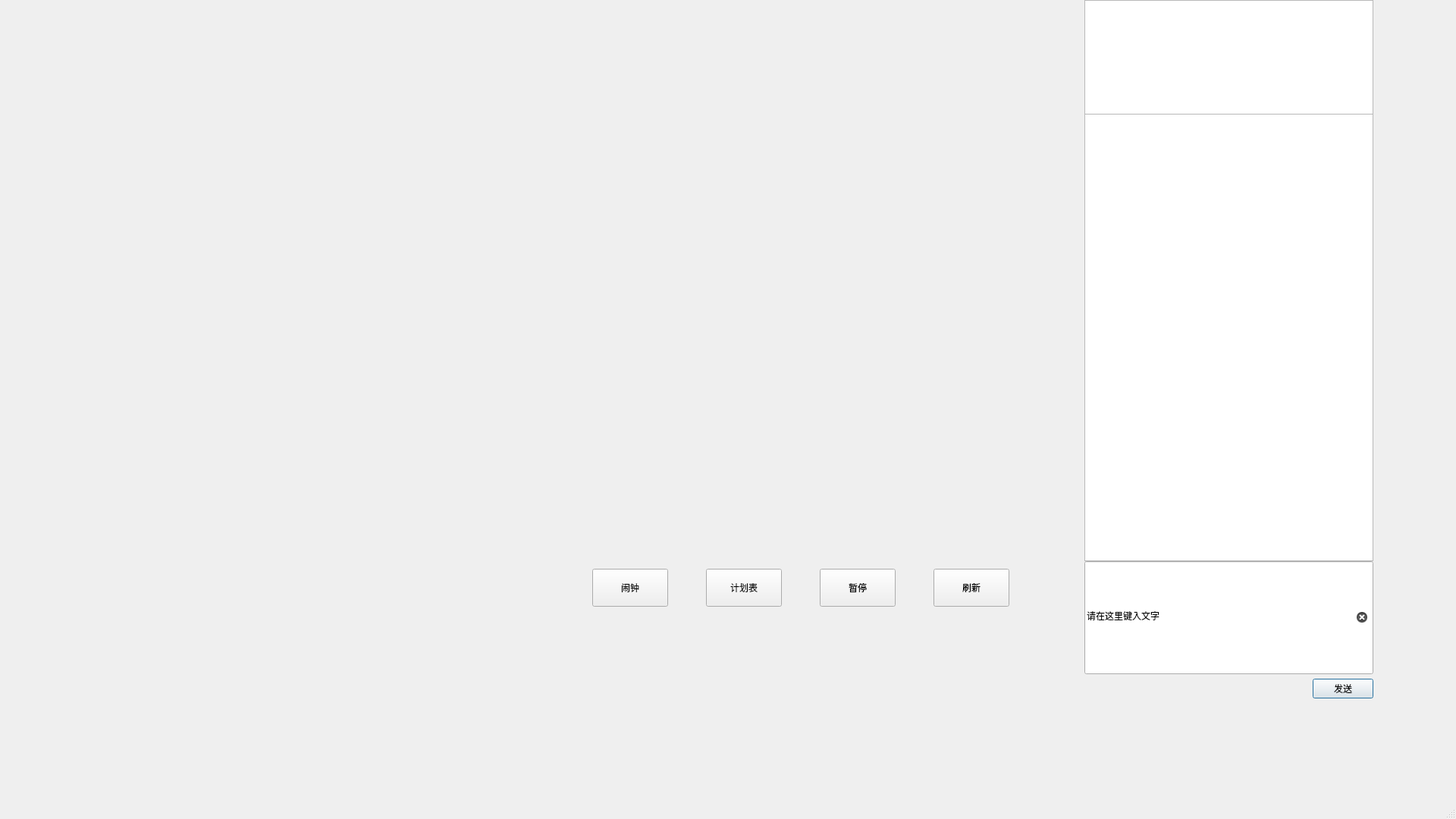
<?xml version="1.0" encoding="UTF-8"?>
<ui version="4.0">
 <class>MainStudyRoom</class>
 <widget class="QMainWindow" name="MainStudyRoom">
  <property name="geometry">
   <rect>
    <x>0</x>
    <y>0</y>
    <width>1920</width>
    <height>1080</height>
   </rect>
  </property>
  <property name="windowTitle">
   <string>MainWindow</string>
  </property>
  <property name="styleSheet">
   <string notr="true">#centralwidget{background-image: url(:/image/backgronund.png)}</string>
  </property>
  <widget class="QWidget" name="centralwidget">
   <widget class="QWidget" name="gridLayoutWidget">
    <property name="geometry">
     <rect>
      <x>1430</x>
      <y>740</y>
      <width>381</width>
      <height>181</height>
     </rect>
    </property>
    <layout class="QGridLayout" name="gridLayout" rowstretch="3,0">
     <item row="1" column="1">
      <widget class="QPushButton" name="pushButton">
       <property name="sizePolicy">
        <sizepolicy hsizetype="Minimum" vsizetype="Preferred">
         <horstretch>0</horstretch>
         <verstretch>0</verstretch>
        </sizepolicy>
       </property>
       <property name="text">
        <string>发送</string>
       </property>
       <property name="checkable">
        <bool>false</bool>
       </property>
       <property name="default">
        <bool>true</bool>
       </property>
       <property name="flat">
        <bool>false</bool>
       </property>
      </widget>
     </item>
     <item row="1" column="0">
      <spacer name="horizontalSpacer">
       <property name="orientation">
        <enum>Qt::Horizontal</enum>
       </property>
       <property name="sizeHint" stdset="0">
        <size>
         <width>40</width>
         <height>20</height>
        </size>
       </property>
      </spacer>
     </item>
     <item row="0" column="0" colspan="2">
      <widget class="QLineEdit" name="lineEdit">
       <property name="sizePolicy">
        <sizepolicy hsizetype="Expanding" vsizetype="Preferred">
         <horstretch>0</horstretch>
         <verstretch>0</verstretch>
        </sizepolicy>
       </property>
       <property name="focusPolicy">
        <enum>Qt::StrongFocus</enum>
       </property>
       <property name="contextMenuPolicy">
        <enum>Qt::ActionsContextMenu</enum>
       </property>
       <property name="text">
        <string>请在这里键入文字</string>
       </property>
       <property name="frame">
        <bool>true</bool>
       </property>
       <property name="echoMode">
        <enum>QLineEdit::Normal</enum>
       </property>
       <property name="cursorPosition">
        <number>8</number>
       </property>
       <property name="cursorMoveStyle">
        <enum>Qt::LogicalMoveStyle</enum>
       </property>
       <property name="clearButtonEnabled">
        <bool>true</bool>
       </property>
      </widget>
     </item>
    </layout>
   </widget>
   <widget class="QWidget" name="verticalLayoutWidget_2">
    <property name="geometry">
     <rect>
      <x>1430</x>
      <y>149</y>
      <width>381</width>
      <height>591</height>
     </rect>
    </property>
    <layout class="QVBoxLayout" name="verticalLayout_2">
     <item>
      <widget class="QListWidget" name="listWidget">
       <property name="frameShape">
        <enum>QFrame::StyledPanel</enum>
       </property>
       <property name="frameShadow">
        <enum>QFrame::Sunken</enum>
       </property>
       <property name="lineWidth">
        <number>5</number>
       </property>
      </widget>
     </item>
    </layout>
   </widget>
   <widget class="QWidget" name="verticalLayoutWidget_3">
    <property name="geometry">
     <rect>
      <x>1430</x>
      <y>0</y>
      <width>381</width>
      <height>151</height>
     </rect>
    </property>
    <layout class="QVBoxLayout" name="verticalLayout_3">
     <item>
      <widget class="QListView" name="listView"/>
     </item>
    </layout>
   </widget>
   <widget class="QWidget" name="gridLayoutWidget_2">
    <property name="geometry">
     <rect>
      <x>110</x>
      <y>0</y>
      <width>1221</width>
      <height>731</height>
     </rect>
    </property>
    <layout class="QGridLayout" name="gridLayout_2"/>
   </widget>
   <widget class="QWidget" name="gridLayoutWidget_3">
    <property name="geometry">
     <rect>
      <x>110</x>
      <y>730</y>
      <width>1221</width>
      <height>181</height>
     </rect>
    </property>
    <layout class="QGridLayout" name="gridLayout_3">
     <property name="topMargin">
      <number>20</number>
     </property>
     <property name="horizontalSpacing">
      <number>50</number>
     </property>
     <item row="1" column="1">
      <spacer name="horizontalSpacer_2">
       <property name="orientation">
        <enum>Qt::Horizontal</enum>
       </property>
       <property name="sizeHint" stdset="0">
        <size>
         <width>40</width>
         <height>20</height>
        </size>
       </property>
      </spacer>
     </item>
     <item row="0" column="5">
      <widget class="QPushButton" name="fleshBtn">
       <property name="sizePolicy">
        <sizepolicy hsizetype="Fixed" vsizetype="Fixed">
         <horstretch>0</horstretch>
         <verstretch>0</verstretch>
        </sizepolicy>
       </property>
       <property name="minimumSize">
        <size>
         <width>100</width>
         <height>50</height>
        </size>
       </property>
       <property name="maximumSize">
        <size>
         <width>100</width>
         <height>50</height>
        </size>
       </property>
       <property name="text">
        <string>刷新</string>
       </property>
      </widget>
     </item>
     <item row="0" column="4">
      <widget class="QPushButton" name="pauseBtn">
       <property name="minimumSize">
        <size>
         <width>100</width>
         <height>50</height>
        </size>
       </property>
       <property name="maximumSize">
        <size>
         <width>100</width>
         <height>50</height>
        </size>
       </property>
       <property name="text">
        <string>暂停</string>
       </property>
      </widget>
     </item>
     <item row="1" column="5">
      <spacer name="verticalSpacer">
       <property name="orientation">
        <enum>Qt::Vertical</enum>
       </property>
       <property name="sizeHint" stdset="0">
        <size>
         <width>20</width>
         <height>40</height>
        </size>
       </property>
      </spacer>
     </item>
     <item row="0" column="3">
      <widget class="QPushButton" name="toDoList">
       <property name="minimumSize">
        <size>
         <width>100</width>
         <height>50</height>
        </size>
       </property>
       <property name="maximumSize">
        <size>
         <width>100</width>
         <height>50</height>
        </size>
       </property>
       <property name="text">
        <string>计划表</string>
       </property>
      </widget>
     </item>
     <item row="0" column="2">
      <widget class="QPushButton" name="alarmBtn">
       <property name="minimumSize">
        <size>
         <width>100</width>
         <height>50</height>
        </size>
       </property>
       <property name="maximumSize">
        <size>
         <width>100</width>
         <height>50</height>
        </size>
       </property>
       <property name="text">
        <string>闹钟</string>
       </property>
      </widget>
     </item>
    </layout>
   </widget>
  </widget>
  <widget class="QMenuBar" name="menubar">
   <property name="geometry">
    <rect>
     <x>0</x>
     <y>0</y>
     <width>1920</width>
     <height>26</height>
    </rect>
   </property>
  </widget>
  <widget class="QStatusBar" name="statusbar"/>
 </widget>
 <resources>
  <include location="image/Bcg.qrc"/>
 </resources>
 <connections/>
</ui>
